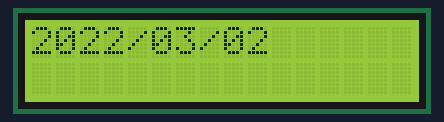
Bench run of a sketch on a simulated Arduino Uno, built with avr-gcc and run on an emulated ATmega328P. Parts: 16×2 character LCD.

Above: at 0.1 s.
At 1.6 s:
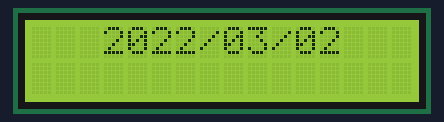
At 2.6 s:
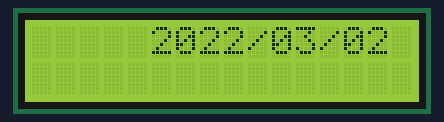
At 3.6 s:
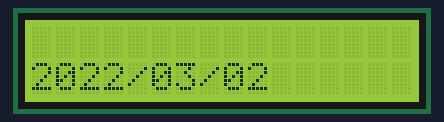
At 5.7 s:
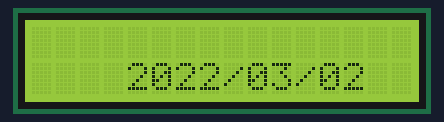
At 7.7 s:
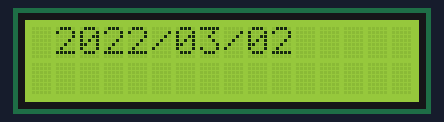

The sketch:

PrintDate_1.ino
```cpp
#include <LiquidCrystal.h>
#include <String.h>

const int RS = 13, EN = 12, D4 = 8, D5 = 9, D6 = 10, D7 = 11;
LiquidCrystal lcd(RS, EN, D4, D5, D6, D7);

int row = 0;
const String DATE = "2022/03/02";

void setup() {
  lcd.begin(16, 2);
}

void loop() {
  for (int i=0; i<=16-DATE.length(); i++) {
    lcd.clear();
    lcd.setCursor(i, row);
    lcd.print(DATE);
    delay(500);
  }
  row = 1 - row;
}
```

Measured:
- by itself, everything shown: repeats every 7.1 s, in 14 steps
- what the display in image 1 shows lasts 0.5 s, from 1.6 s to 2.1 s
